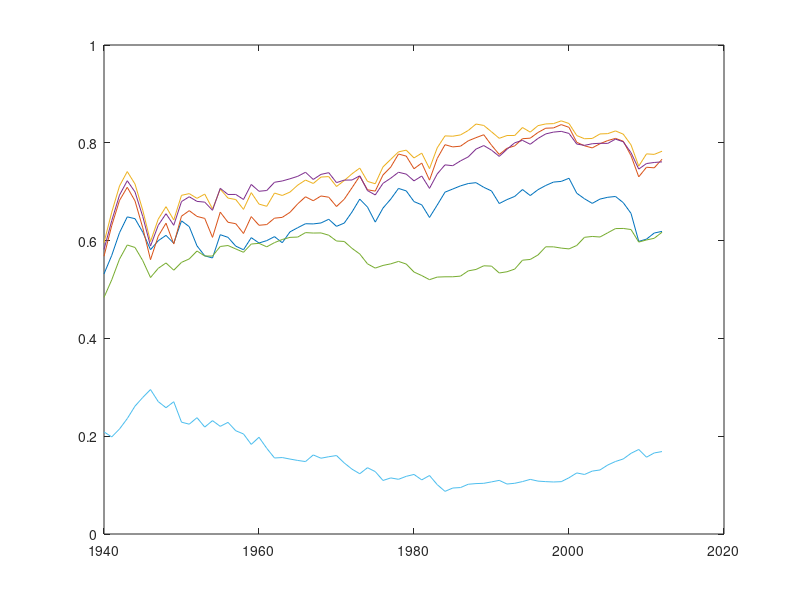

Write MATLAB code to recreate this figure. (Note: this script raises an error after producing the figure.)
clear;
close all;
load('Data1.mat');

[T,Ages] = size(P.Employed);
lag = 0;
Employed2 = zeros(T-lag,Ages);
one = ones(T-lag,1);
x = [one, P.gdp(1:end-lag)];
STAT = zeros(2,Ages);

for i = 1:Ages
    [b,~,r,~,stat] = regress(P.Employed(1+lag:end,i),x);
    STAT(:,i) = [stat(1);stat(3)];  % R2, F-pValue
    Employed2(:,i) = r+b(1);
end

[b,~,r,~,stat] = regress(P.employed(1+lag:end,:),x);
employed2 = r+b(1);

per = 41:113;
per = per(1+lag:end);
plot(P.Time(per),Employed2);
legend('20-24','25-34','35-44','45-54','55-64','65+','location','se');
title('DeGDPed Employed-Pop Ratio','Fontsize',12);
ylabel('%');
figure;

plot(P.Time(per),P.Employed(1+lag:end,:));
legend('20-24','25-34','35-44','45-54','55-64','65+','location','se');
title('Employed-Pop Ratio','Fontsize',12);
ylabel('%');

% P.Employed2 = Employed2;
% P.employed2 = employed2;
